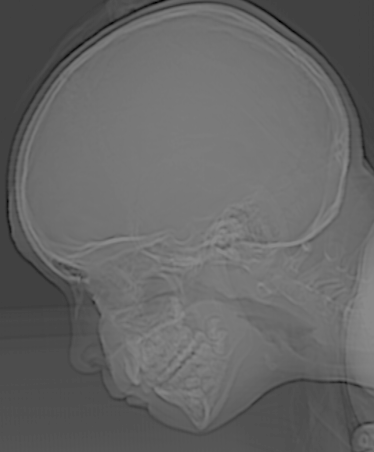
#> input picture Midterm-project/Q2/CT_1.tif, 374 x 452 px
$ python Q2.py
#> lines starting #> are read from the running program, lines starting #| are printed output that depends on the picture
import cv2
import matplotlib.pyplot as plt
import math
import numpy as np
img1=cv2.imread('CT_1.tif',cv2.IMREAD_GRAYSCALE)
#> img1 is the input picture: shape (452, 374); min 0, max 137, mean 101.7
img2=cv2.imread('CT_2.tif',cv2.IMREAD_GRAYSCALE)
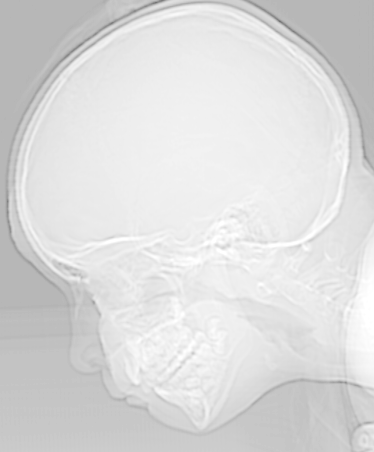
#> input picture Midterm-project/Q2/CT_2.tif, 374 x 452 px
#> img2 is the input picture: shape (452, 374); min 118, max 255, mean 219.7
row, col = img1.shape[:2]
#> row = 452; col = 374
a3 = np.array(np.zeros((row, col), dtype=np.uint8))
def tran1(img):
 a=np.pi/(255*2) #a<pi /r*2 rmax=255  a<pi/255*2
 sin1 = np.sin(a*img)*(256 - 1)
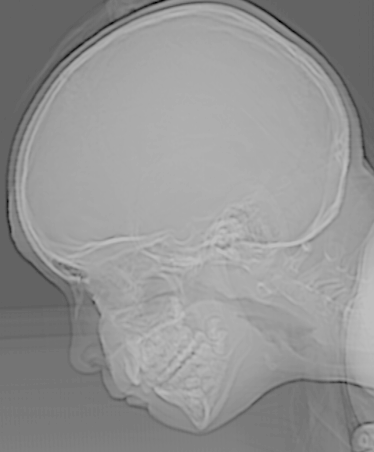
#> sin1: shape (452, 374) float64; min 0, max 190.5, mean 148.3
 a3= np.array(sin1, dtype=np.uint8)
 a3 = np.round(a3 / np.max(a3) * 255)#contrast stretching
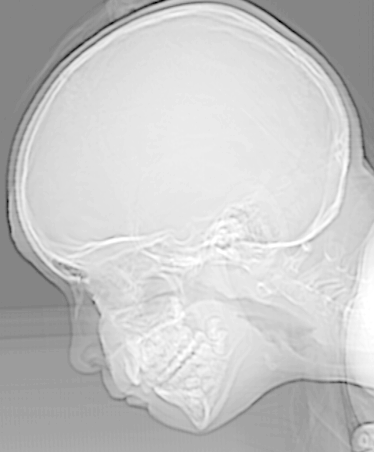
#> a3: shape (452, 374) float64; min 0, max 255, mean 198.5
 a3= a3.astype(np.uint8)
 return a3
a1=tran1(img1)
a2=tran1(img2)
#> in tran1 (call 2), `sin1 = np.sin(a*img)*(256 - 1)`:
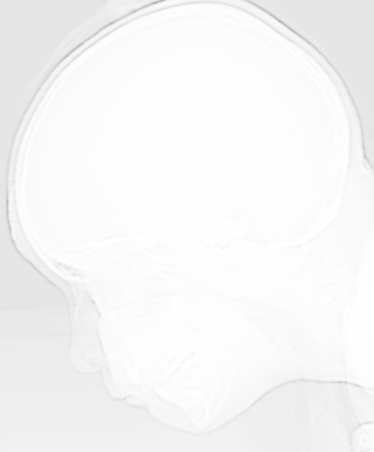
#> sin1: shape (452, 374) float64; min 169.5, max 255, mean 246.9
plt.figure()
plt.subplot(2,2,1)
plt.imshow(a1,cmap='gray',vmin=0,vmax=255)
plt.title('transformed image CT1')
plt.xticks([])
plt.yticks([])
plt.subplot(2,2,3)
plt.imshow(img1,cmap='gray',vmin=0,vmax=255)
plt.title('original image CT1')
plt.xticks([])
plt.yticks([])
plt.subplot(2,2,2)
plt.imshow(a2,cmap='gray',vmin=0,vmax=255)
plt.title('tarnsformed CT2')
plt.xticks([])
plt.yticks([])
plt.subplot(2,2,4)
plt.imshow(img2,cmap='gray',vmin=0,vmax=255)
plt.title('original CT2')
plt.xticks([])
plt.yticks([])
plt.show()
x=np.arange(0,255,1)
y=x
r=np.arange(0,np.max(img1),1)
#> r = 137 values from 0 to 136
s=255*np.sin(r*np.pi/510)
#> s = 137 values from 0 to 189.5
plt.show()
plt.figure()
w=np.arange(0,np.max(img2),1)
#> w = 255 values from 0 to 254
q=255*np.sin(w*np.pi/510)
#> q = 255 values from 0 to 255
t=np.arange(0,255,1)
u=255-t
plt.plot(w,q,c="r",label="transformed function  CT2")
plt.plot(t,u,c="b",label=" negative")
plt.plot(r,s,c="g",label="transformed function CT1")
plt.plot(x,y,c='orange',label='identity function')
plt.legend()
plt.show()
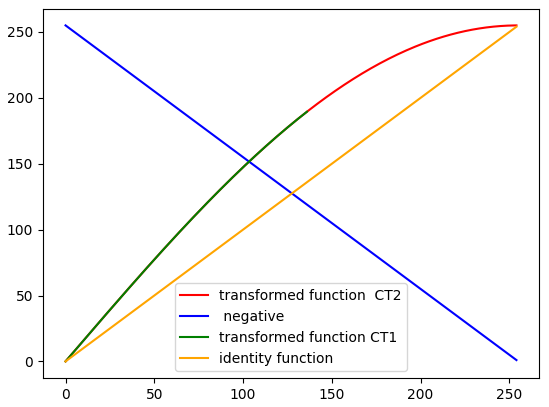
#> figure drawn by matplotlib, 1 panel; curve peaks at x = 254, y = 255; curve peaks at x = 0, y = 255; curve peaks at x = 136, y = 189.5
